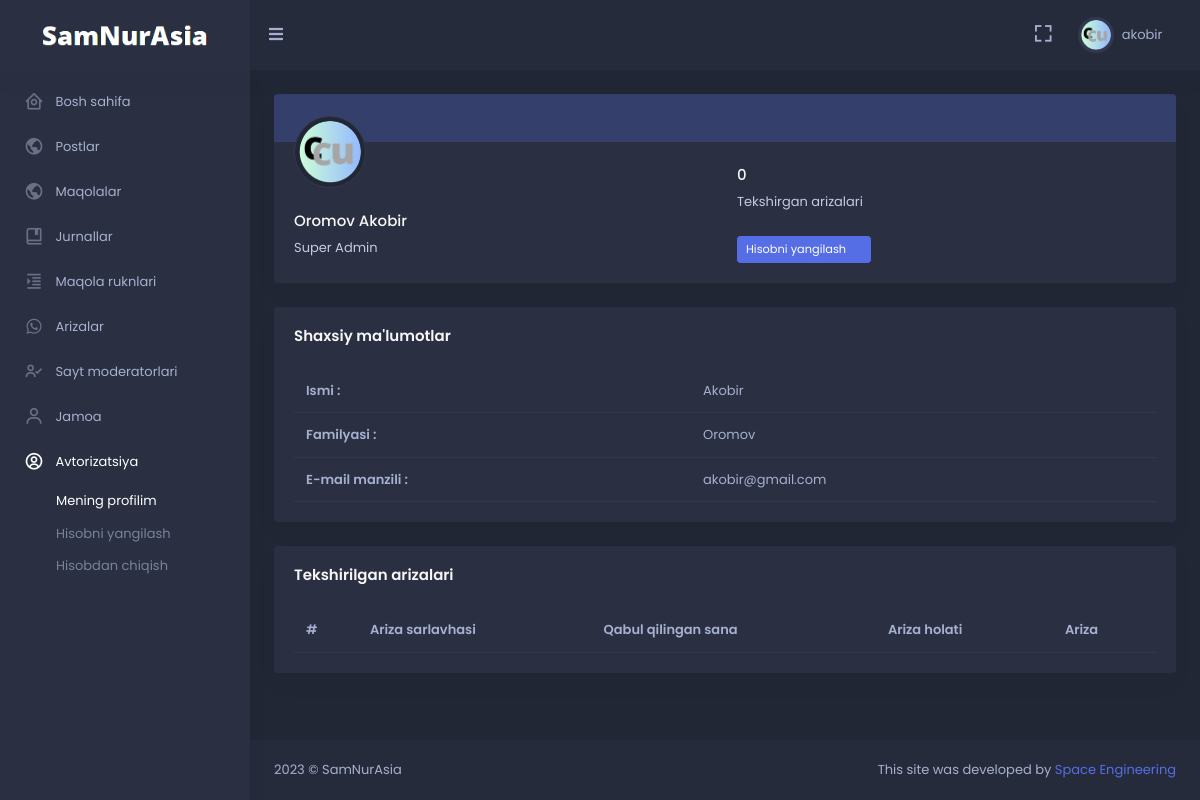
Screenshot of /moderator/profile/view (signed in) with the database file from the repository.
### moderator/models.py (models this page shows, shortened)
class User(AbstractUser):
    image = models.ImageField(null=True, blank=True, upload_to='images/avatar')
    dark_mode = models.BooleanField(default=False)
    class Meta:
        verbose_name = 'User'
        verbose_name_plural = '1. Userlar'

class Moderator(models.Model):
    user = models.OneToOneField(User, on_delete=models.CASCADE)
    role = models.CharField(max_length=150, null=True)
    description = models.TextField(null=True, blank=True)
    is_created = models.BooleanField(default=False)
    def get_moderator_or_None(request: WSGIRequest):
        if not request.user.is_authenticated:
            return None
        user = request.user
        if not (user.is_active and user.is_staff):
            return None
        try:
            moderator = Moderator.objects.get(user_id=user.pk)
            return moderator
        except:
            return None
    class Meta:
        verbose_name = 'Moderator'
        verbose_name_plural = '2. Moderatorlar'

### moderator/decorator.py (the view)
    def wrapper_func(request, *args, **kwargs):
        if Moderator.get_moderator_or_None(request=request) is not None:
            return func(request, *args, **kwargs)
        else:
            raise Http404()

### moderator/decorator.py (called while the page is built)
def moderator_only(func):
    def wrapper_func(request, *args, **kwargs):
        if Moderator.get_moderator_or_None(request=request) is not None:
            return func(request, *args, **kwargs)
        else:
            raise Http404()
    return wrapper_func

### moderator/views.py (called while the page is built)
@login_required(login_url='login')
@moderator_only
def profile_view(request: WSGIRequest):
    object = get_object_or_404(Moderator, user_id=request.user.id)
    data_filter = Petition.objects.filter(confirmed_id=object.pk)
    data_len = len(data_filter)
    return render(request, 'moderator/profile_view.html', {
        'object': object,
        'len_data': data_len,
        'data_filter': data_filter,
    })

### templates/moderator/profile_view.html (shortened to what this page needs)
{% extends 'moderator/base.html' %}
{% load static %}
{% block content %}
<div class="row">
    <div class="col-xl-12">
        <div class="card overflow-hidden">
            <div class="bg-primary bg-soft">
                <div class="row">
                    <div class="col-7">
                        <div class="text-primary p-3">
                        </div>
                    </div>
                </div>
            </div>
            <div class="card-body pt-0">
                <div class="row">
                    <div class="col-sm-6">
                        <div class="avatar-md profile-user-wid mb-4">
                            <img src="{% if object.user.image %}{{object.user.image.url}}{% else %}{% static 'skote/assets/images/users/avatar_default.png' %}{% endif %}" class="img-thumbnail rounded-circle rounded" >
                        </div>
                        <h5 class="font-size-15 text-truncate"> {{ object.user.last_name }} {{ object.user.first_name }} </h5>
                        <p class="text-muted mb-0 text-truncate"> {{ object.role }} </p>
                    </div>
                    <div class="col-sm-6">
                        <div class="pt-4">
                            <div class="row">
                                <div class="col-6">
                                    <h5 class="font-size-15">{{len_data}}</h5>
                                    <p class="text-muted mb-0"> Tekshirgan arizalari </p>
                                </div>
                            </div>
                            {% if object.user.pk == user.pk %}
                            <div class="mt-4">
                                <a href="{% url 'profile_update' %}"
                                    class="btn btn-primary waves-effect waves-light btn-sm"> Hisobni yangilash <i
                                        class="mdi mdi-arrow-right ms-1"></i></a>
                            </div>
                            {% endif %}
                        </div>
                    </div>
                </div>
            </div>
        </div>
        <div class="card">
            <div class="card-body">
                <h4 class="card-title mb-4"> Shaxsiy ma'lumotlar </h4>
                <div class="table-responsive">
                    <table class="table table-nowrap mb-0">
                        <tbody>
                            <tr>
                                <th scope="row">Ismi :</th>
                                <td> {{ object.user.first_name }} </td>
                            </tr>
                            <tr>
                                <th scope="row">Familyasi :</th>
                                <td> {{ object.user.last_name }} </td>
                            </tr>
                            <tr>
                                <th scope="row">E-mail manzili :</th>
                                <td> {{ object.user.email }} </td>
                            </tr>
                        </tbody>
                    </table>
                </div>
            </div>
        </div>
    </div>
    <div class="col-xl-12">
        <div class="card">
            <div class="card-body">
                <h4 class="card-title mb-4">Tekshirilgan arizalari</h4>
                <div class="table-responsive">
                    <table class="table table-nowrap table-hover mb-0">
                        <thead>
                            <tr>
                                <th scope="col">#</th>
                                <th scope="col">Ariza sarlavhasi</th>
                                <th scope="col">Qabul qilingan sana</th>
                                <th scope="col">Ariza holati</th>
                                <th scope="col">Ariza</th>
                            </tr>
                        </thead>
                    </table>
                </div>
            </div>
        </div>
    </div>
</div>
{% endblock %}

### templates/moderator/base.html (shortened to what this page needs)
<!doctype html> {% load static %}
<html lang="en">
<head>
    <link href="{% static 'skote/assets/css/bootstrap.min.css' %}" id="bootstrap-style" rel="stylesheet"
        type="text/css" />
    <link href="{% static 'skote/assets/css/icons.min.css' %}" rel="stylesheet" type="text/css" />
    <link href="{% static 'skote/assets/css/app.min.css' %}" id="app-style" rel="stylesheet" type="text/css" />
</head>
{% if user.dark_mode == True %}
<body data-sidebar="dark" data-layout-mode="dark">
    {% else %}
<body data-sidebar="light" data-layout-mode="light">
        {% endif %}
        <div id="layout-wrapper">
            <header id="page-topbar">
                <div class="navbar-header">
                    <div class="d-flex">
                        <div class="navbar-brand-box">
                            <a href="#" class="logo logo-light" style="pointer-events: none;">
                                <span class="logo-lg">
                                    <img src="{% static 'image/dark.png' %}" alt="" height="22">
                                </span>
                            </a>
                        </div>
                        <button type="button" class="btn btn-sm px-3 font-size-16 header-item waves-effect"
                            id="vertical-menu-btn">
                            <i class="fa fa-fw fa-bars"></i>
                        </button>
                    </div>
                    <div class="d-flex">
                        <div class="dropdown d-none d-lg-inline-block ms-1">
                            <button type="button" class="btn header-item noti-icon waves-effect"
                                data-bs-toggle="fullscreen">
                                <i class="bx bx-fullscreen"></i>
                            </button>
                        </div>
                        <div class="dropdown d-inline-block">
                            <button type="button" class="btn header-item waves-effect" id="page-header-user-dropdown"
                                data-bs-toggle="dropdown" aria-haspopup="true" aria-expanded="false">
                                <img class="rounded-circle header-profile-user"
                                    src="{% if user.image %}{{user.image.url}}{% else %}{% static 'skote/assets/images/users/avatar_default.png' %}{% endif %}"
                                    alt="Header Avatar">
                                <span class="d-none d-xl-inline-block ms-1" key="t-henry">{{ user.username }}</span>
                                <i class="mdi mdi-chevron-down d-none d-xl-inline-block"></i>
                            </button>
                        </div>
                    </div>
                </div>
            </header>
            <div class="vertical-menu">
                <div data-simplebar class="h-100">
                    <div id="sidebar-menu">
                        <ul class="metismenu list-unstyled" id="side-menu">
                            <li>
                                <a href="{% url 'dashboard' %}" >
                                    <i class="bx bx-home-circle"></i>
                                    <span key="t-dashboards"> Bosh sahifa </span>
                                </a>
                            </li>
                            <li>
                                <a href="{% url 'all_posts' %}">
                                    <i class="bx bx-world"></i>
                                    <span key="t-dashboards"> Postlar </span>
                                </a>
                            </li>
                            <li>
                                <a href="{% url 'all_article' %}">
                                    <i class="bx bx-world"></i>
                                    <span key="t-dashboards"> Maqolalar </span>
                                </a>
                            </li>
                            <li>
                                <a href="{% url 'journal_all' %}">
                                    <i class="bx bx-book-bookmark"></i>
                                    <span key="t-dashboards"> Jurnallar </span>
                                </a>
                            </li>
                            <li>
                                <a href="{% url 'article_col_all' %}" class="waves-effect">
                                    <i class="bx bx-right-indent"></i>
                                    <span key="t-chat"> Maqola ruknlari </span>
                                </a>
                            </li>
                            <li>
                                <a href="{% url 'petition_all' %}" class="waves-effect">
                                    <i class="bx bxl-whatsapp"></i>
                                    <span key="t-file-manager">Arizalar</span>
                                </a>
                            </li>
                            <li>
                                <a href="{% url 'moderator_all' %}" class="waves-effect">
                                    <i class="bx bx-user-check"></i>
                                    <span key="t-file-manager">Sayt moderatorlari</span>
                                </a>
                            </li>
                            <li>
                                <a href="{% url 'team_all' %}" class="waves-effect">
                                    <i class="bx bx-user"></i>
                                    <span key="t-file-manager"> Jamoa </span>
                                </a>
                            </li>
                            <li>
                                <a href="#" class="has-arrow waves-effect">
                                    <i class="bx bx-user-circle"></i>
                                    <span key="t-ecommerce">Avtorizatsiya</span>
                                </a>
                                <ul class="sub-menu" aria-expanded="false">
                                    <li><a href="{% url 'profile_view' %}" key="t-products">Mening profilim</a></li>
                                    <li><a href="{% url 'profile_update' %}" key="t-orders">Hisobni yangilash</a></li>
                                    <li><a href="{% url 'logout' %}" key="t-customers">Hisobdan chiqish</a></li>
                                </ul>
                            </li>
                        </ul>
                    </div>
                </div>
            </div>
            <div class="main-content">
                <div class="page-content">
                    <div class="container-fluid">
                        {% block content %}{% endblock %}
                    </div>
                </div>
                <footer class="footer">
                    <div class="container-fluid">
                        <div class="row">
                            <div class="col-sm-6">
                                <script>document.write(new Date().getFullYear())</script> © SamNurAsia
                            </div>
                            <div class="col-sm-6">
                                <div class="text-sm-end d-none d-sm-block">
                                    This site was developed by <a href="#">Space Engineering</a>
                                </div>
                            </div>
                        </div>
                    </div>
                </footer>
            </div>
        </div>
    </body>
</html>

### rows the page displays
User: image (picture), username "akobir"
Moderator: user.image (picture), user.last_name "Oromov", user.first_name "Akobir", role "Super Admin", user.email "akobir@gmail.com"

### other values shown
{{ len_data }} "0"
